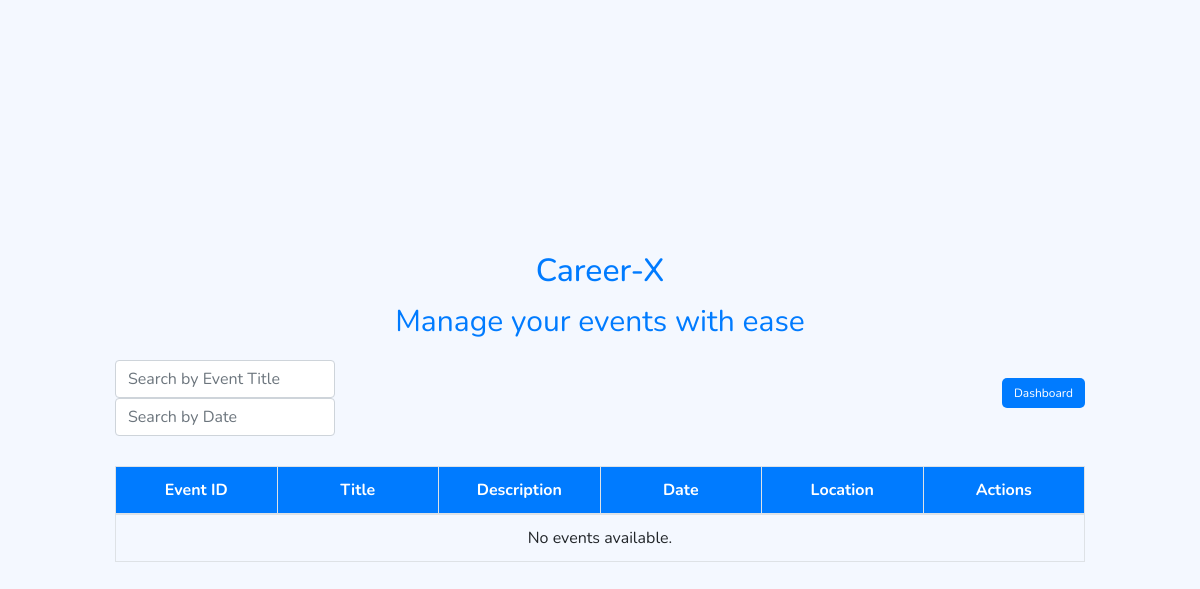
Page /view_events/ (signed in) on the earlier database version.
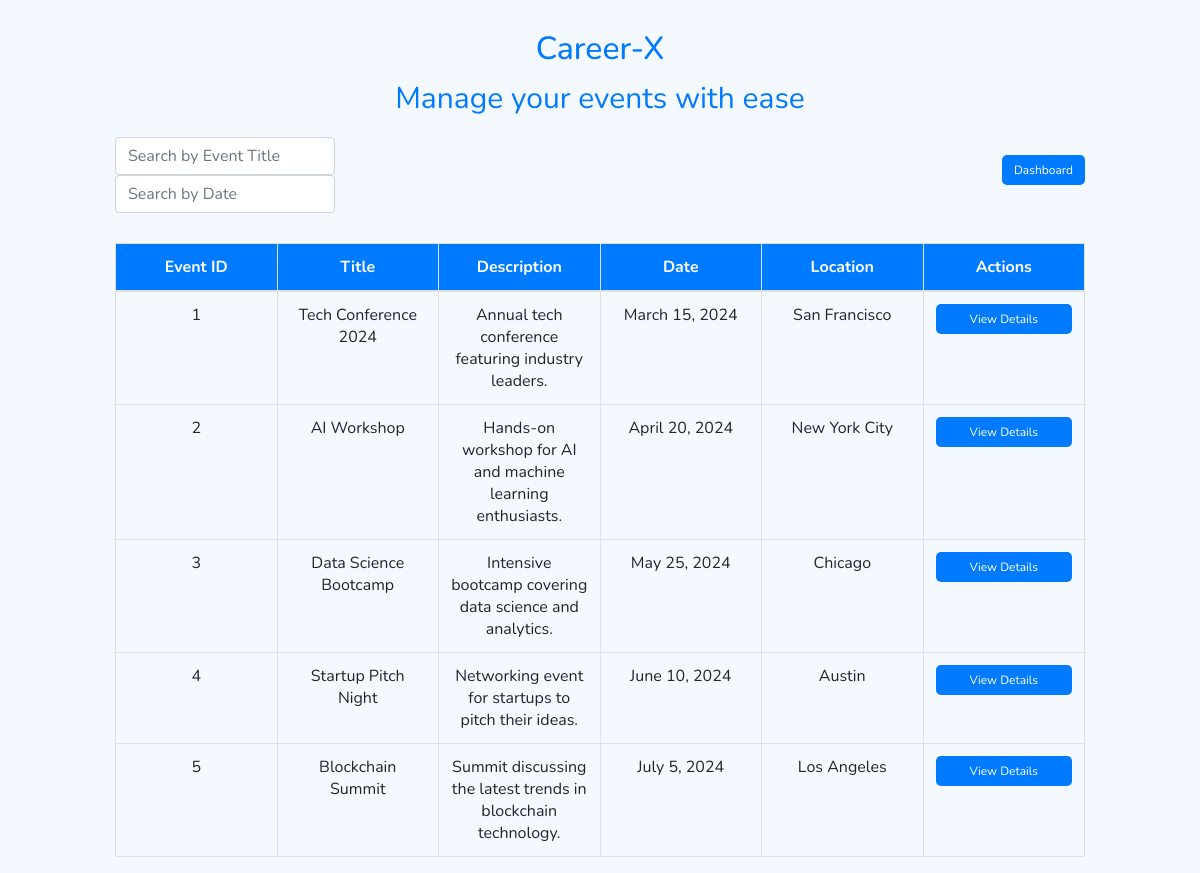
Same page on the later database version.
### home/models.py (models this page shows)
class Event(models.Model):
    event_id = models.AutoField(primary_key=True)
    title = models.CharField(max_length=100)
    description = models.TextField()
    date = models.DateField()
    location = models.CharField(max_length=100)

### home/views.py (the view)
# urls.py: path('view_events/', views.view_events, name='view_events'),
@login_required
def view_events(request):
    events = Event.objects.all()
    user_type = request.session.get('user_type', None)
    can_manage_events = user_type in ['admin', 'company']
    return render(request, 'view_events.html', {'events': events, 'can_manage_events': can_manage_events})

### home/templates/view_events.html (shortened to what this page needs)
{% load static %}
<html>
<link rel="stylesheet" href="https://stackpath.bootstrapcdn.com/bootstrap/4.3.1/css/bootstrap.min.css">
<body>
<section class="vh-100">
    <div class="container-fluid">
        <div class="row d-flex justify-content-center align-items-center h-100">
            <div class="col-md-12 col-lg-10 col-xl-10">
                <div class="header">
                    <h2>Career-X</h2>
                    <p>Manage your events with ease</p>
                </div>
                <div class="d-flex justify-content-between align-items-center">
                    <div class="search-container">
                        <input type="text" class="form-control search-bar" placeholder="Search by Event Title">
                        <input type="text" class="form-control search-bar" placeholder="Search by Date">
                    </div>
                    <div class="button-container">
                        <a href="{% url 'dashboard' %}">
                            <button class="btn btn-secondary btn-custom">Dashboard</button>
                        </a>
                    </div>
                </div>
                <div class="table-container">
                    <table class="table table-bordered">
                        <thead>
                            <tr>
                                <th>Event ID</th>
                                <th>Title</th>
                                <th>Description</th>
                                <th>Date</th>
                                <th>Location</th>
                                <th>Actions</th>
                            </tr>
                        </thead>
                        <tbody>
                            {% for event in events %}
                            <tr>
                                <td>{{ event.event_id }}</td>
                                <td>{{ event.title }}</td>
                                <td>{{ event.description }}</td>
                                <td>{{ event.date }}</td>
                                <td>{{ event.location }}</td>
                                <td class="actions-container">
                                    <button class="btn btn-info btn-custom">View Details</button>
                                </td>
                            </tr>
                            {% empty %}
                            <tr>
                                <td colspan="6">No events available.</td>
                            </tr>
                            {% endfor %}
                        </tbody>
                    </table>
                </div>
            </div>
        </div>
    </div>
</section>
</body>
</html>

### home/templates/view_events.html (style rules this page uses)
* { margin: 0; padding: 0; font-family: 'Nunito', sans-serif; box-sizing: border-box; }
body { background-color: #f4f8ff; }
.btn-custom { font-size: 12px; width: 100%; margin-bottom: 10px; background-color: #007bff; color: white; border: none; border-radius: 5px; }
.table-container { margin-top: 30px; }
table { width: 100%; table-layout: fixed; }
thead { background-color: #007bff; color: white; }
th, td { padding: 10px; text-align: center; }
.header { padding-top: 30px; text-align: center; font-size: 30px; color: #007bff; }

Differences in the rows shown:
added Event: event_id "1", title "Tech Conference 2024", description "Annual tech conference featuring industry leaders.", date "March 15, 2024", location "San Francisco"
added Event: event_id "2", title "AI Workshop", description "Hands-on workshop for AI and machine learning enthusiasts.", date "April 20, 2024", location "New York City"
added Event: event_id "3", title "Data Science Bootcamp", description "Intensive bootcamp covering data science and analytics.", date "May 25, 2024", location "Chicago"
added Event: event_id "4", title "Startup Pitch Night", description "Networking event for startups to pitch their ideas.", date "June 10, 2024", location "Austin"
added Event: event_id "5", title "Blockchain Summit", description "Summit discussing the latest trends in blockchain technology.", date "July 5, 2024", location "Los Angeles"
Other differences:
text no longer shown: "No events available."
